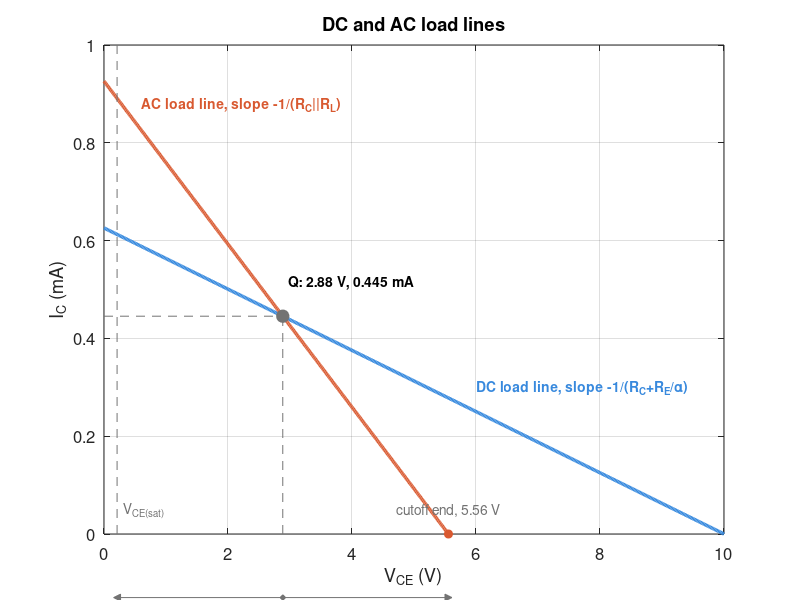

Reproduce this figure in MATLAB.
%% DC and AC load lines in the IC-VCE plane
clear; clc; close all;

%% Given intercepts
Vdc_max = 10;              % DC line, VCE intercept (V)
Idc_max = 625.860558e-6;   % DC line, IC intercept (A)
Vac_max = 5.5558;          % AC line, VCE intercept (V)
Iac_max = 925.966667e-6;   % AC line, IC intercept (A)

%% Resistances implied by the slopes
R_dc = Vdc_max / Idc_max;  % RC + RE/alpha  (about 15.98 kOhm)
r_ac = Vac_max / Iac_max;  % RC || RL       (about 6 kOhm)

%% Q-point = intersection of the two lines
% (Vdc_max - V)/R_dc = (Vac_max - V)/r_ac
VCEQ = (R_dc*Vac_max - Vdc_max*r_ac) / (R_dc - r_ac);
ICQ  = (Vdc_max - VCEQ) / R_dc;

%% Maximum symmetric swing: VCEQ - VCEsat = ICQ*r_ac
swing = ICQ * r_ac;
VCEsat = VCEQ - swing;     % equals 2*VCEQ - Vac_max

fprintf('R_dc   = %.1f Ohm\n', R_dc);
fprintf('r_ac   = %.1f Ohm\n', r_ac);
fprintf('VCEQ   = %.4f V\n', VCEQ);
fprintf('ICQ    = %.2f uA\n', ICQ*1e6);
fprintf('VCEsat = %.4f V\n', VCEsat);
fprintf('Swing  = +/- %.3f V\n', swing);

%% Load lines (IC in mA)
vce    = linspace(0, Vdc_max, 500);
ic_dc  = (Vdc_max - vce) / R_dc * 1e3;
vce_ac = linspace(0, Vac_max, 500);
ic_ac  = (ICQ + (VCEQ - vce_ac) / r_ac) * 1e3;

blue   = [0.22 0.54 0.87];
orange = [0.85 0.35 0.19];
gray   = [0.45 0.45 0.45];

%% Plot
figure('Color','w','Position',[100 100 900 620]); hold on; grid on; box on;
plot(vce,    ic_dc, 'Color', blue,   'LineWidth', 2.5);
plot(vce_ac, ic_ac, 'Color', orange, 'LineWidth', 2.5);

% Q-point and drop lines
plot([0 VCEQ],   [ICQ ICQ]*1e3, '--', 'Color', gray);
plot([VCEQ VCEQ],[0 ICQ]*1e3,   '--', 'Color', gray);
plot(VCEQ, ICQ*1e3, 'o', 'MarkerSize', 9, 'MarkerFaceColor', gray, 'MarkerEdgeColor', gray);

% VCE(sat) marker
plot([VCEsat VCEsat], [0 1.0], '--', 'Color', gray);
text(VCEsat + 0.1, 0.05, 'V_{CE(sat)}', 'Color', gray);

% Cutoff end of the AC line
plot(Vac_max, 0, 'o', 'MarkerSize', 6, 'MarkerFaceColor', orange, 'MarkerEdgeColor', orange);
text(Vac_max, 0.05, sprintf('cutoff end, %.2f V', Vac_max), ...
     'HorizontalAlignment', 'center', 'Color', gray);

% Labels
text(VCEQ + 0.1, ICQ*1e3 + 0.07, ...
     sprintf('Q: %.2f V, %.3f mA', VCEQ, ICQ*1e3), 'FontWeight', 'bold');
text(0.6, 0.88, 'AC load line, slope -1/(R_C||R_L)', 'Color', orange, 'FontWeight', 'bold');
text(6.0, 0.30, 'DC load line, slope -1/(R_C+R_E/\alpha)', 'Color', blue, 'FontWeight', 'bold');

% Axes
xlabel('V_{CE} (V)'); ylabel('I_C (mA)');
title('DC and AC load lines');
xlim([0 10]); ylim([0 1.0]);
set(gca, 'FontSize', 12, 'XTick', 0:2:10, 'YTick', 0:0.2:1.0);

%% Swing arrows below the x-axis
ya = -0.13;
set(gca, 'Clipping', 'off');
plot([VCEsat VCEQ],  [ya ya], '-', 'Color', gray, 'Clipping', 'off');
plot([VCEQ Vac_max], [ya ya], '-', 'Color', gray, 'Clipping', 'off');
plot(VCEsat,  ya, '<', 'Color', gray, 'MarkerFaceColor', gray, 'MarkerSize', 5, 'Clipping', 'off');
plot(VCEQ,    ya, 'd', 'Color', gray, 'MarkerFaceColor', gray, 'MarkerSize', 4, 'Clipping', 'off');
plot(Vac_max, ya, '>', 'Color', gray, 'MarkerFaceColor', gray, 'MarkerSize', 5, 'Clipping', 'off');
text((VCEsat+VCEQ)/2,  ya - 0.06, sprintf('V_{CEQ} - V_{CE(sat)} = %.2f V', swing), ...
     'HorizontalAlignment', 'center', 'Clipping', 'off');
text((VCEQ+Vac_max)/2, ya - 0.06, sprintf('I_{CQ}\\cdot r_{ac} = %.2f V', swing), ...
     'HorizontalAlignment', 'center', 'Clipping', 'off');
